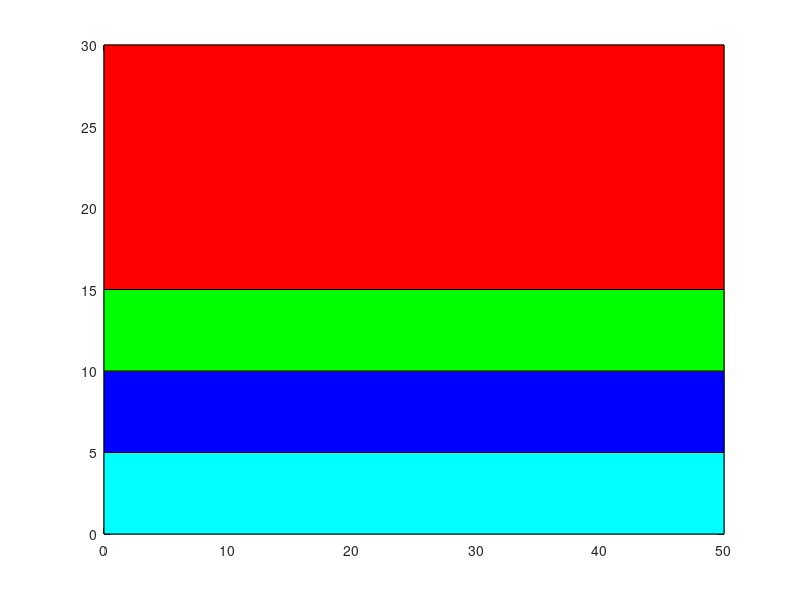

Write the MATLAB code that produced this figure. (Note: this script raises an error after producing the figure.)
%GEOTOMOGRAFI ART INVERSION
%KELOMPOK 1 
%FIXED MODEL (4 layers and 6 receivers)
%SHORT INFO---->VARIASI HANYA PADA JUMLAH SHOT,OFFSET,KECEPATAN LAPISAN,DAN
%KETEBALAN (Dengan syarat tebal lapisan pertama tidak boleh kurang dari
%posisi receiver 1 dan jumlah semua tebal lapisan sama dengan Depth)
clear;clc;close all
Depth = 30;                  
Offset = 50;            
R = linspace(5,Depth,6);            % Receiver Offset
n_shot = 40;                        % JUMLAH SHOT
shot = linspace(0,Offset,n_shot);   % Shot Offset
tbl = [5,5,5,15];                  % Tebal per lapisan
w  = 0;                             % Random Noise Ratio
v = [3500,1000,5000,2000];
bounds = [tbl(1) tbl(1)+tbl(2) tbl(1)+tbl(2)+tbl(3) sum(tbl)];     %Batas Lapisan
if length(tbl)~= 4
    error('Jumlah lapisan harus empat')
end
if Depth ~=30
    error('Depth tidak boleh diubah (Depth maximum = 30)')
end
if max(bounds) ~= Depth
    error('Jumlah tebal lapisan tidak sama dengan depth model fix')
end
if min(bounds)<min(R)
    error('Receiver 1 harus berada sebelum/tepat di batas lapisan 1(bounds 1)')
end
if length(v)~=length(tbl)
    error('Jumlah kecepatan tidak sama dengan jumlah lapisan')
end
%RAYPATH
RR = zeros(length(R),length(shot));
for i = 1:length(shot)
    for j = 1:length(R)
        RR(j,i) = ((shot(i))^2+(R(j))^2)^0.5;
    end
end
%TRAVEL TIMES
TT = zeros(size(RR));
fprintf('TRAVEL TIMES MODEL FORWARD (PURE)-->TTA\nRAYPATH LENGTH MODEL FORWARD-->RR\n')
fprintf('TRAVEL TIMES MODEL FORWARD (NOISE)-->TT\n')
for i = 1:length(shot)
    for j = 1:length(R)
        if R(j)<=bounds(1)
            TT(j,i) = RR(j,i)/v(1);
        elseif R(j)<=bounds(2)
            TT(j,i) = ((R(j)-bounds(1))/R(j))*RR(j,i)/v(2) + (bounds(1)/R(j))*RR(j,i)/v(1);
        elseif R(j)<=bounds(3)
            TT(j,i) = (tbl(1)/R(j))*RR(j,i)/v(1) + (tbl(2)/R(j))*RR(j,i)/v(2) + ((R(j)-tbl(2)-tbl(1))/R(j))*RR(j,i)/v(3);
        else
            TT(j,i) = ((tbl(1)/R(j))*RR(j,i))/v(1) + ((tbl(2)/R(j))*RR(j,i))/v(2) + ((tbl(3)/R(j))*RR(j,i))/v(3) + (((R(j)-tbl(1)-tbl(2)-tbl(3))/R(j))*RR(j,i))/v(4);
        end
    end
end
TTA = TT;           %PURE TRAVEL TIMES
%NOISE INTERFERENCES
for i = 1:length(shot)
    for j = 1:length(R)
        a = TT(j,i)*randn(1)*w/100;
        if a < 0 && abs(a)>=TT(j,i)
            a = rand(1)*w/100;
        end
        TT(j,i) = TT(j,i) + a;
    end
end
%PLOTTING
figure(1)
L1x = [0 Offset Offset 0];L2x = L1x;L3x = L1x;L4x = L1x;
L1y = [0 0 bounds(1) bounds(1)];
L2y = [bounds(1) bounds(1) bounds(2) bounds(2)];
L3y = [bounds(2) bounds(2) bounds(3) bounds(3)];
L4y = [bounds(3) bounds(3) bounds(4) bounds(4)];

A = plot(L1x,L1y); fill(L1x,L1y,'c');hold on
B = plot(L2x,L2y); fill(L2x,L2y,'b');hold on
C = plot(L3x,L3y); fill(L3x,L3y,'g');hold on
D = plot(L4x,L4y); fill(L4x,L4y,'r');hold on

for p = 1:length(shot)
    plot(shot(p),0,'O','MarkerSize',5,'MarkerFaceColor','k');hold on   
end
for p = 1:length(R)
    plot(0,R(p),'V','MarkerSize',8,'MarkerFaceColor','y');hold on     
end

for i=1:length(shot)
    for j =1:length(R)
        plot([shot(i),0],[0,R(j)],'-k');hold on     %PLOTTING RAY TRACING
    end
end
title('FORWARD MODELLING DOWNHOLE')
ylabel('DEPTH(m)');xlabel('OFFSET(m)')
grid on;set(gca,'ydir','reverse')

%INVERSION ART 
S_guest = 0.0025;S_mod = ones(size(R))*S_guest;T=zeros(size(R));
n=10000;            %n = iterasi
Error = 1;toleransi=10^-7;i=0;pos_check = 1;
while i<n 
    for p=1:length(shot)
        for k = 1:length(R)
            if k==1
                b = R(k);a =(RR(k,p)*R(k)/b)^2;
                T(k) = S_mod(k)*RR(k,p);
                dt = TT(k,p)-T(k);
                dS1= dt*(RR(k,p)*(R(k)/b))/a;S_new1 =S_mod(k)+dS1;
                S_mod(k) = S_new1;
            elseif k==2
                b = R(k);a = ((RR(k,p)/b)*R(k-1))^2+((RR(k,p)/b)*(R(k)-R(k-1)))^2;
                T(k)    = (R(k-1)/b)*RR(k,p)*S_mod(k-1)+((R(k)-R(k-1))/b)*RR(k,p)*S_mod(k);
                dt      = TT(k,p)-T(k);
                dS1     = dt*((R(k-1)/b)*RR(k,p))/a;
                S_new1  = S_mod(k-1)+dS1;S_mod(k-1) = S_new1;
                dS2     = dt*(((R(k)-R(k-1))/b)*RR(k,p))/a;
                S_new2  = S_mod(k)+dS2;S_mod(k) = S_new2;
            elseif k==3
                b   = R(k);a =((RR(k,p)/b)*(R(k-2)))^2+((RR(k,p)/b)*(R(k-1)-R(k-2)))^2+((RR(k,p)/b)*(R(k)-R(k-1)))^2;
                T(k)=(RR(k,p)*R(k-2)/b)*S_mod(k-2)+(RR(k,p)*(R(k-1)-R(k-2))/b)*S_mod(k-1)+(RR(k,p)*(R(k)-R(k-1))/b)*S_mod(k);
                dt  = TT(k,p)-T(k);
                dS1 = dt*((R(k-2)/b)*RR(k,p))/a;S_new1=S_mod(k-2)+dS1;S_mod(k-2)=S_new1;
                dS2 = dt*(((R(k-1)-R(k-2))/b)*RR(k,p))/a;S_new2=S_mod(k-1)+dS2;S_mod(k-1)=S_new2;
                dS3 = dt*(((R(k)-R(k-1))/b)*RR(k,p))/a;S_new3=S_mod(k)+dS3;S_mod(k)=S_new3;
            elseif k==4
                b    = R(k);a=((RR(k,p)/b)*R(k-3))^2+((RR(k,p)/b)*(R(k-2)-R(k-3)))^2+((RR(k,p)/b)*(R(k-1)-R(k-2)))^2+((RR(k,p)/b)*(R(k)-R(k-1)))^2;
                T(k) =((RR(k,p)/b)*R(k-3))*S_mod(k-3)+((RR(k,p)/b)*(R(k-2)-R(k-3)))*S_mod(k-2)+((RR(k,p)/b)*(R(k-1)-R(k-2)))*S_mod(k-1)+((RR(k,p)/b)*(R(k)-R(k-1)))*S_mod(k);
                dt   = TT(k,p)-T(k);
                dS1  = dt*(R(k-3)/b)*RR(k,p)/a;S_new1=S_mod(k-3)+dS1;S_mod(k-3)=S_new1;
                dS2  = dt*((R(k-2)-R(k-3))/b)*RR(k,p)/a;S_new2=S_mod(k-2)+dS2;S_mod(k-2)=S_new2;
                dS3  = dt*((R(k-1)-R(k-2))/b)*RR(k,p)/a;S_new3=S_mod(k-1)+dS3;S_mod(k-1)=S_new3;
                dS4  = dt*((R(k)-R(k-1))/b)*RR(k,p)/a;S_new4=S_mod(k)+dS4;S_mod(k)=S_new4;
            elseif k==5
                b = R(k);a=((RR(k,p)/b)*R(k-4))^2+((RR(k,p)/b)*(R(k-3)-R(k-4)))^2+((RR(k,p)/b)*(R(k-2)-R(k-3)))^2+((RR(k,p)/b)*(R(k-1)-R(k-2)))^2+((RR(k,p)/b)*(R(k)-R(k-1)))^2;
                T(k) =(RR(k,p)/b)*(R(k-4))*S_mod(k-4)+(RR(k,p)/b)*(R(k-3)-R(k-4))*S_mod(k-3)+(RR(k,p)/b)*(R(k-2)-R(k-3))*S_mod(k-2)+(RR(k,p)/b)*(R(k-1)-R(k-2))*S_mod(k-1)+(RR(k,p)/b)*(R(k)-R(k-1))*S_mod(k);
                dt = TT(k,p)-T(k);
                dS1 = dt*((R(k-4)/b)*RR(k,p))/a;S_new1=S_mod(k-4)+dS1;S_mod(k-4)=S_new1;
                dS2 = dt*(((R(k-3)-R(k-4))/b)*RR(k,p))/a;S_new2=S_mod(k-3)+dS2;S_mod(k-3)=S_new2;
                dS3 = dt*(((R(k-2)-R(k-3))/b)*RR(k,p))/a;S_new3=S_mod(k-2)+dS3;S_mod(k-2)=S_new3;
                dS4 = dt*(((R(k-1)-R(k-2))/b)*RR(k,p))/a;S_new4=S_mod(k-1)+dS4;S_mod(k-1)=S_new4;
                dS5 = dt*((R(k)-R(k-1))/b)*RR(k,p)/a;S_new5=S_mod(k)+dS5;S_mod(k)=S_new5;
            else
                b =R(k);a=((RR(k,p)/b)*R(k-5))^2+((RR(k,p)/b)*(R(k-4)-R(k-5)))^2+((RR(k,p)/b)*(R(k-3)-R(k-4)))^2+((RR(k,p)/b)*(R(k-2)-R(k-3)))^2+((RR(k,p)/b)*(R(k-1)-R(k-2)))^2+((RR(k,p)/b)*(R(k)-R(k-1)))^2;
                T(k) =(RR(k,p)/b)*R(k-5)*S_mod(k-5)+(RR(k,p)/b)*(R(k-4)-R(k-5))*S_mod(k-4)+(RR(k,p)/b)*(R(k-3)-R(k-4))*S_mod(k-3)+(RR(k,p)/b)*(R(k-2)-R(k-3))*S_mod(k-2)+(RR(k,p)/b)*(R(k-1)-R(k-2))*S_mod(k-1)+(RR(k,p)/b)*(R(k)-R(k-1))*S_mod(k);
                dt = TT(k,p)-T(k);
                dS1 = dt*(R(k-5)/b)*RR(k,p)/a;S_new1=S_mod(k-5)+dS1;S_mod(k-5)=S_new1;
                dS2 = dt*((R(k-4)-R(k-5))/b)*RR(k,p)/a;S_new2=S_mod(k-4)+dS2;S_mod(k-4)=S_new2;
                dS3 = dt*((R(k-3)-R(k-4))/b)*RR(k,p)/a;S_new3=S_mod(k-3)+dS3;S_mod(k-3)=S_new3;
                dS4 = dt*((R(k-2)-R(k-3))/b)*RR(k,p)/a;S_new4=S_mod(k-2)+dS4;S_mod(k-2)=S_new4;
                dS5 = dt*((R(k-1)-R(k-2))/b)*RR(k,p)/a;S_new5=S_mod(k-1)+dS5;S_mod(k-1)=S_new5;
                dS6 = dt*((R(k)-R(k-1))/b)*RR(k,p)/a;S_new6=S_mod(k)+dS6;S_mod(k)=S_new6;
            end
        end
    end
    dt = TT(:,length(shot))-T';
    Error=(mean(sum((dt).^2)))^0.5;
    for l=1:length(S_mod)
        if S_mod(l)<0
            pos_check = 0;
        end
    end
    i = 1+i;
    if Error<=toleransi && pos_check == 1
        break
    end
end 

%PLOTTING INVERSI ART
figure(2)
S = S_mod;V = 1./S;V=V';V_mod=repmat(V,1,n_shot);
fprintf('ITERASI ART = %d\n',i)
fprintf('Kecepatan Inversi (1D)--->V\nWAKTU MODE INVERSI(1D)---T\nDELTA WAKTU INVERSI-FORWARD--->dt\n')
fprintf('Model Kecepatan Inversi(grid)--->V_mod\nTingkat Kesalahan--->Error\n')
V_add =V_mod(6,:);V_add_mod =vertcat(V_mod,V_add); 
Y_grid = [0 R];
[X,Y]= meshgrid(linspace(0,Offset,n_shot),Y_grid);
pcolor(X,Y,V_add_mod);hold on
colorbar;
set(gca,'Ydir','reverse');
title('Model Inversi Kecepatan ART');
xlabel('Offset Shot(m)');
ylabel('Depth Receiver(m)');
for p = 1:length(shot)
    plot(shot(p),0,'o','MarkerSize',5,'MarkerFaceColor','k');hold on
end
for p = 1:length(R)
    plot(0,R(p),'V','MarkerSize',8,'MarkerFaceColor','k');hold on
end
hold on

%SIRT INVERSION
S_Guest = 500;
Z = zeros(length(R),length(shot));Toleransi = 10^-7;ERROR = 1;
Z_mod = ones(size(R)).*S_Guest;j=0;iter=50000;Tt = zeros(size(T));
while j<iter 
    for p=1:length(shot)
        for k = 1:length(R)
            if k==1
                b = R(k);a =(RR(k,p)*R(k)/b)^2;
                Tt(k) = Z_mod(k)*RR(k,p);
                dt = TT(k,p)-Tt(k);
                dS1a= dt*(RR(k,p)*(R(k)/b))/a;
            elseif k==2
                b = R(k);a = ((RR(k,p)/b)*R(k-1))^2+((RR(k,p)/b)*(R(k)-R(k-1)))^2;
                Tt(k)    = (R(k-1)/b)*RR(k,p)*Z_mod(k-1)+((R(k)-R(k-1))/b)*RR(k,p)*Z_mod(k);
                dt      = TT(k,p)-Tt(k);
                dS1b     = dt*((R(k-1)/b)*RR(k,p))/a;
                dS2a     = dt*(((R(k)-R(k-1))/b)*RR(k,p))/a;
            elseif k==3
                b   = R(k);a =((RR(k,p)/b)*(R(k-2)))^2+((RR(k,p)/b)*(R(k-1)-R(k-2)))^2+((RR(k,p)/b)*(R(k)-R(k-1)))^2;
                Tt(k)=(RR(k,p)*R(k-2)/b)*Z_mod(k-2)+(RR(k,p)*(R(k-1)-R(k-2))/b)*Z_mod(k-1)+(RR(k,p)*(R(k)-R(k-1))/b)*Z_mod(k);
                dt  = TT(k,p)-Tt(k);
                dS1c = dt*((R(k-2)/b)*RR(k,p))/a;
                dS2b = dt*(((R(k-1)-R(k-2))/b)*RR(k,p))/a;
                dS3a = dt*(((R(k)-R(k-1))/b)*RR(k,p))/a;
            elseif k==4
                b    = R(k);a=((RR(k,p)/b)*R(k-3))^2+((RR(k,p)/b)*(R(k-2)-R(k-3)))^2+((RR(k,p)/b)*(R(k-1)-R(k-2)))^2+((RR(k,p)/b)*(R(k)-R(k-1)))^2;
                Tt(k) =((RR(k,p)/b)*R(k-3))*Z_mod(k-3)+((RR(k,p)/b)*(R(k-2)-R(k-3)))*Z_mod(k-2)+((RR(k,p)/b)*(R(k-1)-R(k-2)))*Z_mod(k-1)+((RR(k,p)/b)*(R(k)-R(k-1)))*Z_mod(k);
                dt   = TT(k,p)-Tt(k);
                dS1d  = dt*(R(k-3)/b)*RR(k,p)/a;
                dS2c  = dt*((R(k-2)-R(k-3))/b)*RR(k,p)/a;
                dS3b  = dt*((R(k-1)-R(k-2))/b)*RR(k,p)/a;
                dS4a  = dt*((R(k)-R(k-1))/b)*RR(k,p)/a;
            elseif k==5
                b = R(k);a=((RR(k,p)/b)*R(k-4))^2+((RR(k,p)/b)*(R(k-3)-R(k-4)))^2+((RR(k,p)/b)*(R(k-2)-R(k-3)))^2+((RR(k,p)/b)*(R(k-1)-R(k-2)))^2+((RR(k,p)/b)*(R(k)-R(k-1)))^2;
                Tt(k) =(RR(k,p)/b)*(R(k-4))*Z_mod(k-4)+(RR(k,p)/b)*(R(k-3)-R(k-4))*Z_mod(k-3)+(RR(k,p)/b)*(R(k-2)-R(k-3))*Z_mod(k-2)+(RR(k,p)/b)*(R(k-1)-R(k-2))*Z_mod(k-1)+(RR(k,p)/b)*(R(k)-R(k-1))*Z_mod(k);
                dt = TT(k,p)-Tt(k);
                dS1e = dt*((R(k-4)/b)*RR(k,p))/a;
                dS2d = dt*(((R(k-3)-R(k-4))/b)*RR(k,p))/a;
                dS3c = dt*(((R(k-2)-R(k-3))/b)*RR(k,p))/a;
                dS4b = dt*(((R(k-1)-R(k-2))/b)*RR(k,p))/a;
                dS5a = dt*((R(k)-R(k-1))/b)*RR(k,p)/a;
            else
                b =R(k);a=((RR(k,p)/b)*R(k-5))^2+((RR(k,p)/b)*(R(k-4)-R(k-5)))^2+((RR(k,p)/b)*(R(k-3)-R(k-4)))^2+((RR(k,p)/b)*(R(k-2)-R(k-3)))^2+((RR(k,p)/b)*(R(k-1)-R(k-2)))^2+((RR(k,p)/b)*(R(k)-R(k-1)))^2;
                Tt(k) =(RR(k,p)/b)*R(k-5)*Z_mod(k-5)+(RR(k,p)/b)*(R(k-4)-R(k-5))*Z_mod(k-4)+(RR(k,p)/b)*(R(k-3)-R(k-4))*Z_mod(k-3)+(RR(k,p)/b)*(R(k-2)-R(k-3))*Z_mod(k-2)+(RR(k,p)/b)*(R(k-1)-R(k-2))*Z_mod(k-1)+(RR(k,p)/b)*(R(k)-R(k-1))*Z_mod(k);
                dt = TT(k,p)-Tt(k);
                dS1f = dt*(R(k-5)/b)*RR(k,p)/a;
                dS2e = dt*((R(k-4)-R(k-5))/b)*RR(k,p)/a;
                dS3d = dt*((R(k-3)-R(k-4))/b)*RR(k,p)/a;
                dS4c = dt*((R(k-2)-R(k-3))/b)*RR(k,p)/a;
                dS5b = dt*((R(k-1)-R(k-2))/b)*RR(k,p)/a;
                dS6a = dt*((R(k)-R(k-1))/b)*RR(k,p)/a;
            end
        end
        dS1  =dS1a+dS1b+dS1c+dS1d+dS1e+dS1f;Z(1,p)= dS1;
        dS2  =dS2a+dS2b+dS2c+dS2d+dS2e;Z(2,p)=dS2;
        dS3  =dS3a+dS3b+dS3c+dS3d;Z(3,p)=dS3;
        dS4  =dS4a+dS4b+dS4c;Z(4,p)=dS4;
        dS5  =dS5a+dS5b;Z(5,p)=dS5;
        dS6  =dS6a;Z(6,p)=dS6;
    end
    Z_mod(1) = Z_mod(1)+mean(Z(1,:))/6;Z_mod(2) = Z_mod(2)+mean(Z(2,:))/5;Z_mod(3) = Z_mod(3)+mean(Z(3,:))/4;
    Z_mod(4) = Z_mod(4)+mean(Z(4,:))/3;Z_mod(5) = Z_mod(5)+mean(Z(5,:))/2;Z_mod(6) = Z_mod(6)+mean(Z(6,:));
    dt = TT(:,length(shot))-Tt';
    ERROR=(mean(sum((dt).^2)))^0.5;
    for l=1:length(Z_mod)
        if Z_mod(l)<0
            pos_check = 0;
        end
    end
    j = 1+j;
    if ERROR<=Toleransi && pos_check == 1
        break
    end
end

v = 1./Z_mod;

%PLOTTING INVERSI SIRT
figure(3)
S_SIRT = repmat(Z_mod',1,n_shot);v=v';v_mod=repmat(v,1,n_shot);
fprintf('ITERASI SIRT = %d\n',j)
fprintf('Kecepatan Inversi (1D)--->v\nWAKTU MODE INVERSI(1D)---Tt\nDELTA WAKTU INVERSI-FORWARD--->dt\n')
fprintf('Model Kecepatan Inversi(grid)--->v_mod\nTingkat Kesalahan--->ERROR\n')
v_add =v_mod(6,:);v_add_mod =vertcat(v_mod,v_add); 
Y_grid = [0 R];
[X,Y]= meshgrid(linspace(0,Offset,n_shot),Y_grid);
pcolor(X,Y,v_add_mod);hold on
colorbar;
set(gca,'Ydir','reverse');
title('Model Inversi Kecepatan SIRT');
xlabel('Offset Shot(m)');
ylabel('Depth Receiver(m)');
for p = 1:length(shot)
    plot(shot(p),0,'o','MarkerSize',5,'MarkerFaceColor','k');hold on
end
for p = 1:length(R)
    plot(0,R(p),'V','MarkerSize',8,'MarkerFaceColor','k');hold on
end
hold on


